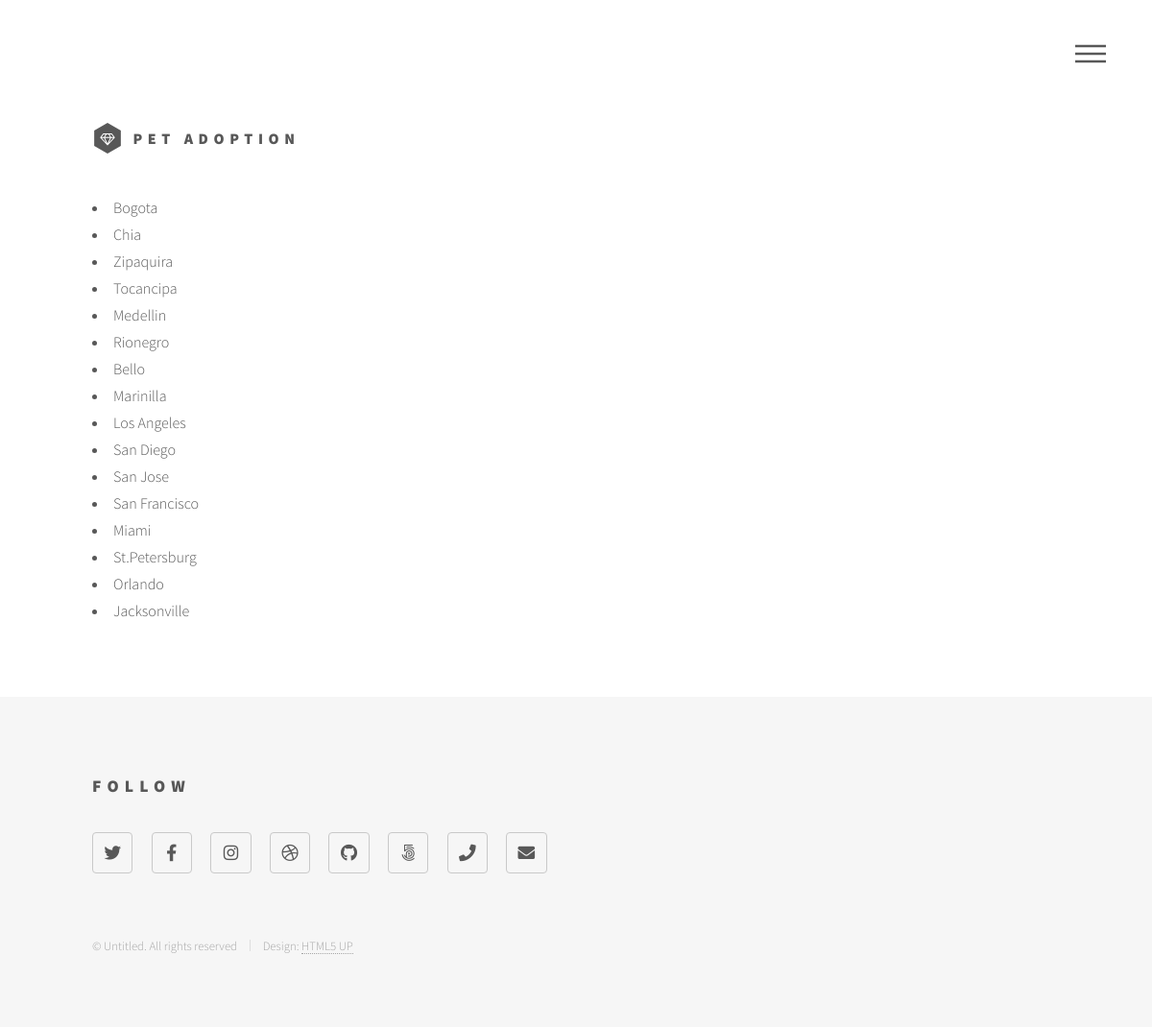
The page / on the database its author committed.
### website/models.py (models this page shows)
class City(db.Model):
    id =   db.Column(db.Integer, primary_key = True)
    name = db.Column(db.String(100), nullable = False, unique = True)
    state_id = db.Column(db.Integer, db.ForeignKey('state.id'))

### website/views.py (the view)
@views.route('/')
def home():
    country = City.query.all()
    return render_template("home.html", country=country)

### website/templates/home.html (shortened to what this page needs)
{% extends "base.html" %}
{% block Content %}
{%for element in country%}
<li>{{element.name}}</li>
{%endfor%}
{% endblock%}

### website/templates/base.html (shortened to what this page needs)
<!DOCTYPE html>
<html>
    <head>
        <link rel="stylesheet" href="{{ url_for('static', filename='css/main.css')}}" />
    </head>
    <body class="is-preload">
        <div id="wrapper">
            <header id="header">
                <div class="inner">
                    <a href="index.html" class="logo">
                        <span class="symbol"><img src="{{ url_for('static', filename='images/logo.svg' )}}" alt="" /></span><span class="title">Pet Adoption</span>
                    </a>
                    <nav>
                        <ul>
                            <li><a href="#menu">Menu</a></li>
                        </ul>
                    </nav>
                </div>
            </header>
            <div id="main">
                <div class="inner">
                        {% block Content %} {% endblock%}
                </div>
            </div>
            <footer id="footer">
                <div class="inner">
                    <section>
                        <h2>Follow</h2>
                        <ul class="icons">
                            <li><a href="#" class="icon brands style2 fa-twitter"><span class="label">Twitter</span></a></li>
                            <li><a href="#" class="icon brands style2 fa-facebook-f"><span class="label">Facebook</span></a></li>
                            <li><a href="#" class="icon brands style2 fa-instagram"><span class="label">Instagram</span></a></li>
                            <li><a href="#" class="icon brands style2 fa-dribbble"><span class="label">Dribbble</span></a></li>
                            <li><a href="#" class="icon brands style2 fa-github"><span class="label">GitHub</span></a></li>
                            <li><a href="#" class="icon brands style2 fa-500px"><span class="label">500px</span></a></li>
                            <li><a href="#" class="icon solid style2 fa-phone"><span class="label">Phone</span></a></li>
                            <li><a href="#" class="icon solid style2 fa-envelope"><span class="label">Email</span></a></li>
                        </ul>
                    </section>
                    <ul class="copyright">
                        <li>&copy; Untitled. All rights reserved</li><li>Design: <a href="http://html5up.net">HTML5 UP</a></li>
                    </ul>
                </div>
            </footer>
        </div>
    </body>
</html>

### rows shown on the page
City: name "Bogota"
City: name "Chia"
City: name "Zipaquira"
City: name "Tocancipa"
City: name "Medellin"
City: name "Rionegro"
City: name "Bello"
City: name "Marinilla"
City: name "Los Angeles"
City: name "San Diego"
City: name "San Jose"
City: name "San Francisco"
City: name "Miami"
City: name "St.Petersburg"
City: name "Orlando"
City: name "Jacksonville"
